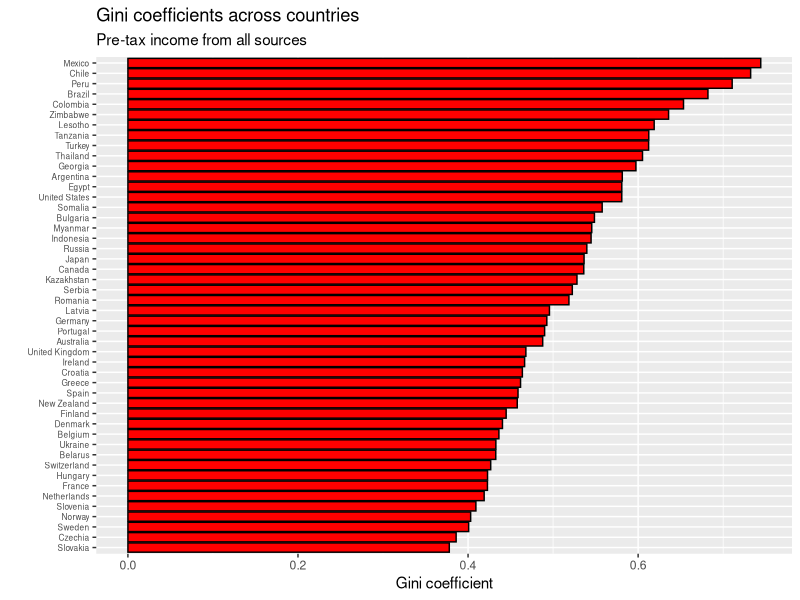
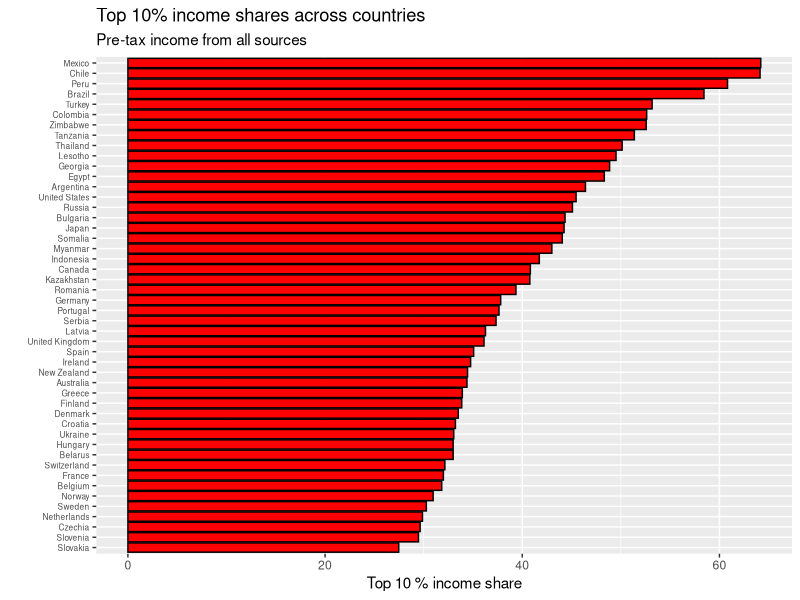
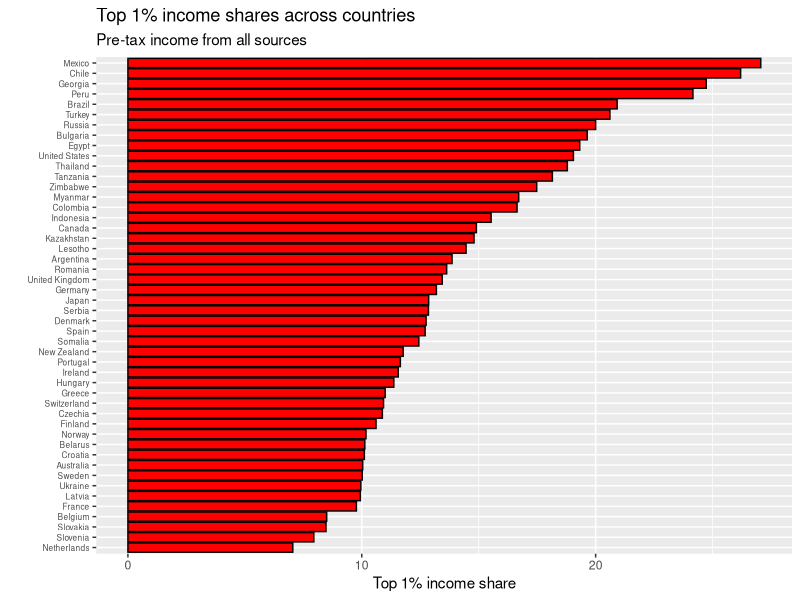
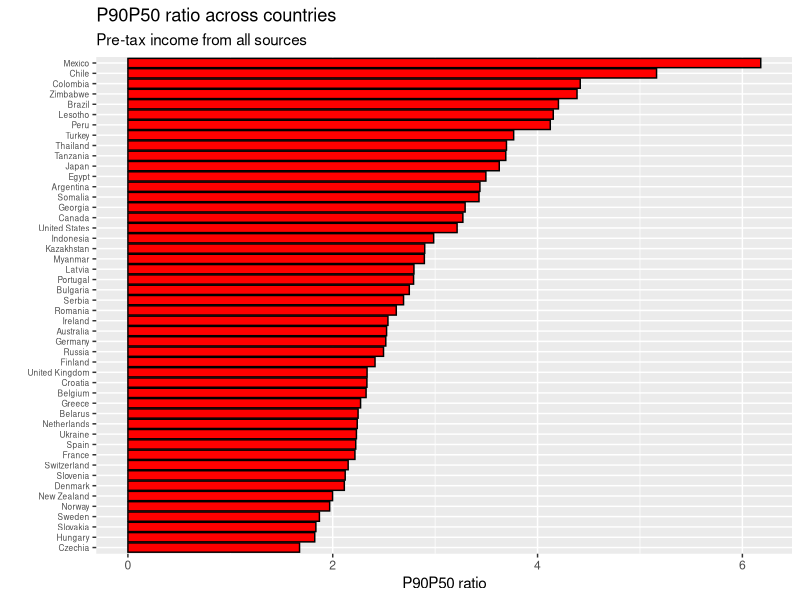
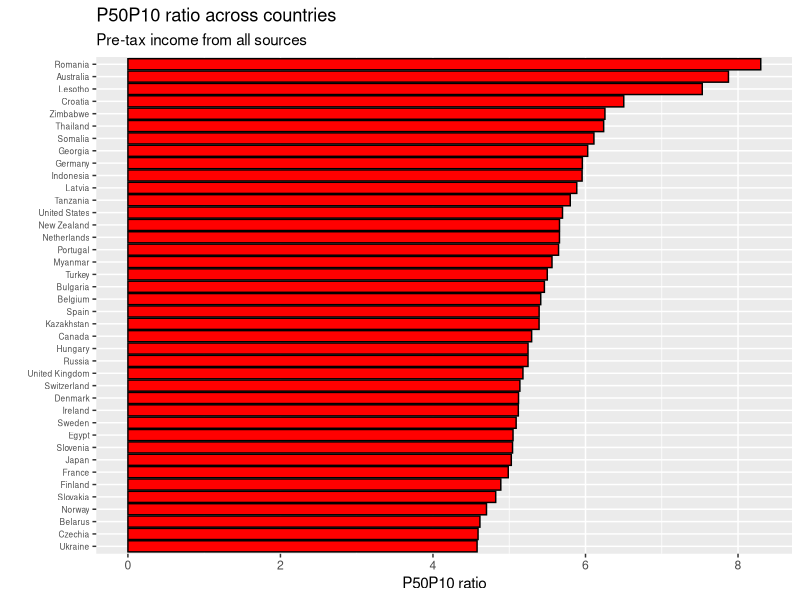
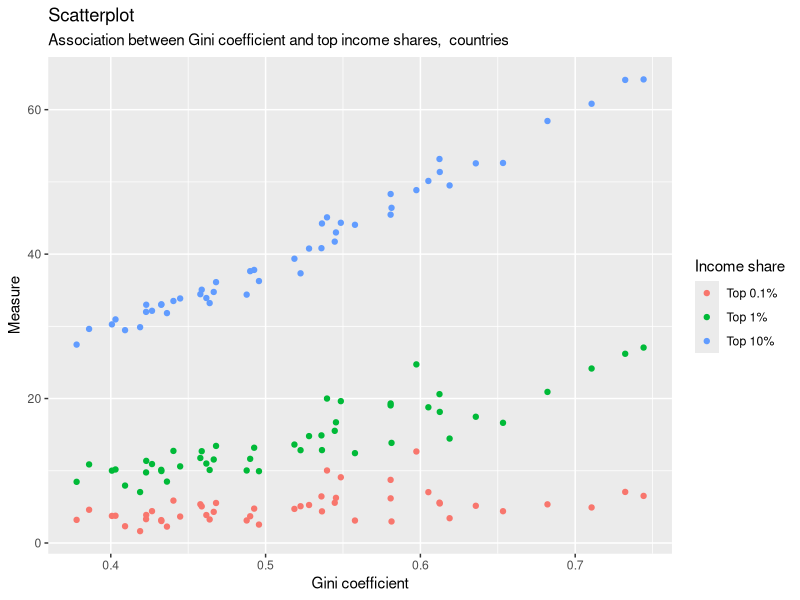
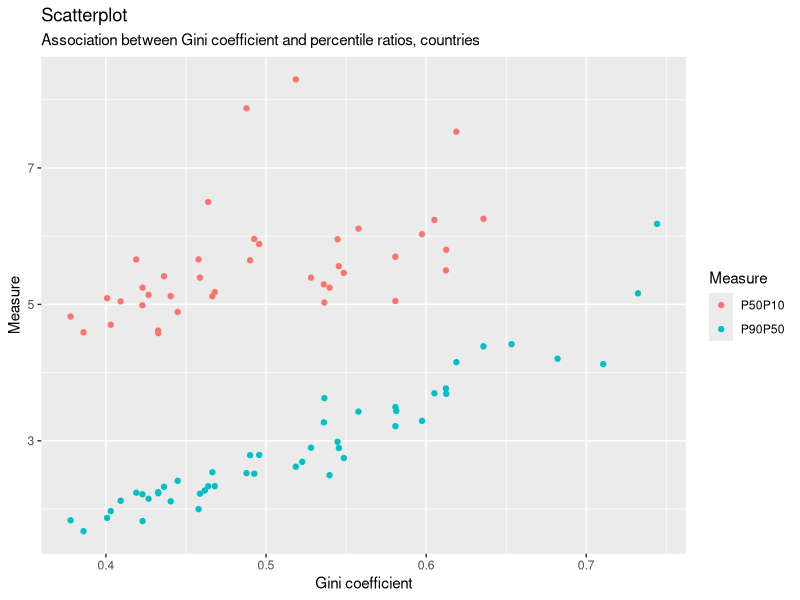
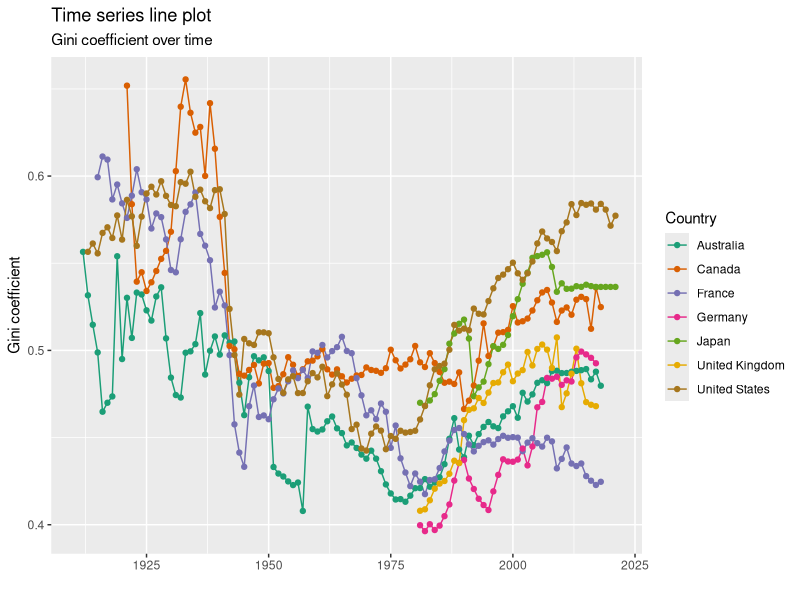

The R source for these figures, in order:
## This Rscript contains all the codes from the corresponding chapter of the ebook in raw form.
## They are intended to make it easy to replicate the analysis on your own computer given that 
## you have already installed R and RStudio (refer to ebook for details).
## For explanation of codes, refer to the ebook.

## To replicate the analysis in the book, download the Rscripts and the Excel spreadsheets in a 
## folder on your computer. 

## Each line of code can be evaluated within your RStudio by having your cursor on the 
## line and pressing Ctrl + Enter (Windows or Linux) or Cmd + Enter (Mac)


## Next set the working directory to this folder, using the setwd() function.
## To set the working directory, note that the path should be given as a string (enclosed in "") as
## an argument to setwd(). 

#### If you are using Unix based architecture (Mac or Linux) then simply 
#### write the path naturally. For example, if the path is /home/user/Desktop then simply type

setwd("/home/user/Desktop")

#### If you are using Windows machine, then \ characters should be escaped. For example, 
#### suppose that you place files in the folder C:\Users\user\Documents\Refresher. Then type

setwd("C:\\Users\\user\\Documents\\Refresher")

## ----installpackages, eval=FALSE------------------------------------------------------------------
install.packages("readxl")
install.packages("dplyr")
install.packages("ggplot2")
install.packages("forcats")
install.packages("pracma")
install.packages("scales")
## 
## 


## -------------------------------------------------------------------------------------------------
library(readxl)
library(ggplot2)
library(scales)
library(dplyr)
library(forcats)
library(pracma)


## -------------------------------------------------------------------------------------------------
wid2017 <- read_xlsx("data_ch3.xlsx", sheet = "WID2017")
wid2017$Country <- as.factor(wid2017$Country)
head(wid2017)


## -------------------------------------------------------------------------------------------------
summary(wid2017)


## -------------------------------------------------------------------------------------------------
ggplot(wid2017) + 
  geom_bar(aes(x=fct_reorder(Country, gini), y=gini), stat="identity", fill="red", col="black") +
  theme(axis.text.y= element_text(size=6)) + 
  xlab("") + ylab("Gini coefficient") +
  labs(title = "Gini coefficients across countries", 
       subtitle = "Pre-tax income from all sources") +
  coord_flip()


## -------------------------------------------------------------------------------------------------
ggplot(wid2017) + 
  geom_bar(aes(x=fct_reorder(Country, s10), y=s10), stat="identity", fill="red", col="black") +
  theme(axis.text.y= element_text(size=6)) + 
  xlab("") + ylab("Top 10 % income share") +
  labs(title = "Top 10% income shares across countries", 
       subtitle = "Pre-tax income from all sources") +
  coord_flip()


## -------------------------------------------------------------------------------------------------
ggplot(wid2017) + 
  geom_bar(aes(x=fct_reorder(Country, s1), y=s1), stat="identity", fill="red", col="black") +
  theme(axis.text.y= element_text(size=6)) + 
  xlab("") + ylab("Top 1% income share") +
  labs(title = "Top 1% income shares across countries", 
       subtitle = "Pre-tax income from all sources") +
  coord_flip()


## -------------------------------------------------------------------------------------------------
ggplot(wid2017) + 
  geom_bar(aes(x=fct_reorder(Country, p90p50), y=p90p50), stat="identity", fill="red", col="black") +
  theme(axis.text.y= element_text(size=6)) + 
  xlab("") + ylab("P90P50 ratio") +
  labs(title = "P90P50 ratio across countries", 
       subtitle = "Pre-tax income from all sources") +
  coord_flip()


## -------------------------------------------------------------------------------------------------
ggplot(subset(wid2017, !is.na(p50p10))) + 
  geom_bar(aes(x=fct_reorder(Country, p50p10), y=p50p10), stat="identity", fill="red", col="black") +
  theme(axis.text.y= element_text(size=6)) + 
  xlab("") + ylab("P50P10 ratio") +
  labs(title = "P50P10 ratio across countries", 
       subtitle = "Pre-tax income from all sources") +
  coord_flip()


## -------------------------------------------------------------------------------------------------
ggplot(wid2017, aes(x=gini)) + 
  geom_point(aes(y=s10, col="Top 10%")) +
  geom_point(aes(y=s1, col="Top 1%")) +
  geom_point(aes(y=s0.1, col="Top 0.1%")) +
  xlab("Gini coefficient") +
  ylab("Measure") +
  labs(title = "Scatterplot", subtitle = "Association between Gini coefficient and top income shares,  countries", col = "Income share")


## -------------------------------------------------------------------------------------------------
ggplot(wid2017, aes(x=gini)) +
  geom_point(aes(y=p50p10, col="P50P10")) +
  geom_point(aes(y=p90p50, col="P90P50")) +
  xlab("Gini coefficient") +
  ylab("Measure") +
  labs(title = "Scatterplot", subtitle = "Association between Gini coefficient and percentile ratios, countries", col = "Measure")


## -------------------------------------------------------------------------------------------------
panel <- read_xlsx("data_ch3.xlsx", sheet = "WIDpanel")
panel$Country <- as.factor(panel$Country)
head(panel)


## -------------------------------------------------------------------------------------------------
levels(panel$Country)


## -------------------------------------------------------------------------------------------------
ggplot(panel, aes(x=Year, y=gini, col=Country)) + 
  geom_line() + 
  geom_point() +
  scale_color_brewer(palette = "Dark2") +
  xlab("") + ylab("Gini coefficient") +
  labs(title = "Time series line plot", subtitle = "Gini coefficient over time")


## -------------------------------------------------------------------------------------------------
ggplot(panel, aes(x=Year, y=s10, col=Country)) + 
  geom_line() + 
  geom_point() +
  scale_color_brewer(palette = "Dark2") +
  xlab("") + ylab("Top 10% income share") +
  labs(title = "Time series line plot", subtitle = "Top 10% income share over time")


## -------------------------------------------------------------------------------------------------
ggplot(panel, aes(x=Year, y=s1, col=Country)) + 
  geom_line() + 
  geom_point() +
  scale_color_brewer(palette = "Dark2") +
  xlab("") + ylab("Top 1% income share") +
  labs(title = "Time series line plot", subtitle = "Top 1% income share over time")

